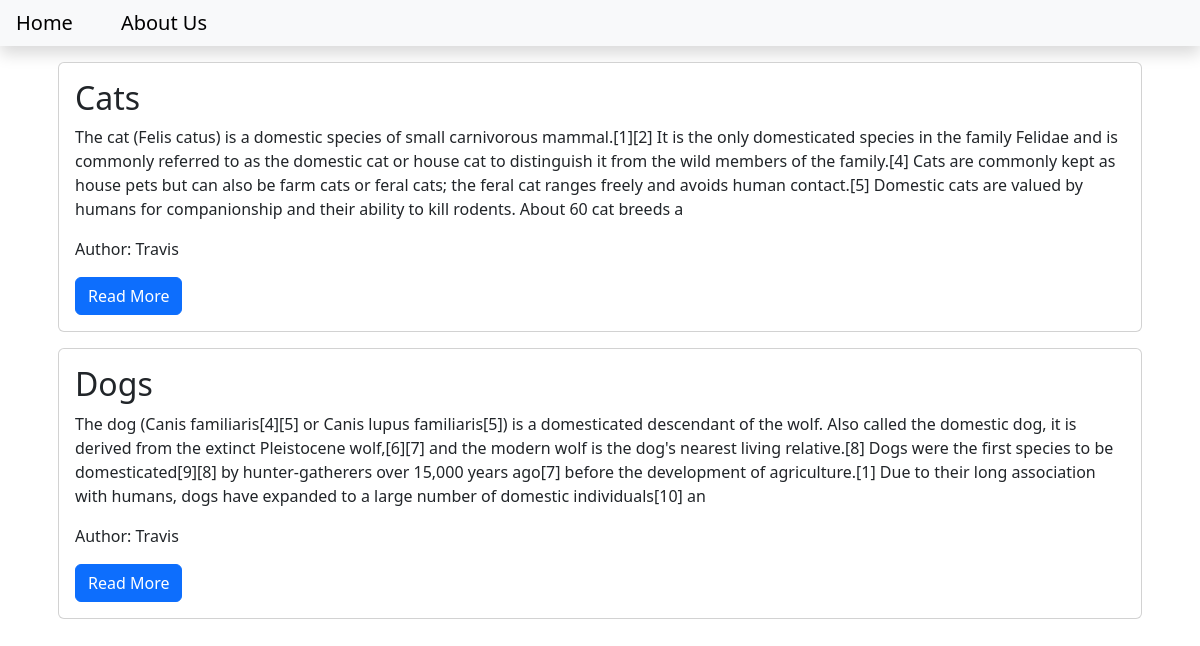
The page / on the database its author committed.
### blog/models.py (models this page shows, shortened)
class Post(models.Model):
    title = models.CharField(max_length=200)
    content = models.TextField()
    date_created = models.DateTimeField(auto_now_add=True)
    slug = models.SlugField(max_length=200, unique=True)
    author = models.ForeignKey(to=User, on_delete=models.CASCADE)
    status = models.IntegerField(choices=STATUS, default=0)

### blog/views.py (the view)
# urls.py: path('', views.PostList.as_view(), name='home')
class PostList(generic.ListView):
    queryset = Post.objects.filter(status=1).order_by('-date_created')
    template_name = 'index.html'

### templates/index.html
{% extends 'base.html' %}
{% block content %}
        <div class="container">
        {% for post in post_list %}
            <div class="card m-3">
                <div class="card-body">
                    <h2 class="card-title">
                        {{post.title}}
                    </h2>
                    <p class="card-text">
                        {{post.content | slice:"500"}}
                    </p>
                    <p class="card-text">
                        Author: {{post.author | title}}
                    </p>
                    <a class="btn btn-primary" href="{% url 'blog_view' post.slug %}">Read More</a>
                </div>
            </div>
        {% endfor %}
        </div>
{% endblock content %}

### templates/base.html (shortened to what this page needs)
<!DOCTYPE html>
<html lang="en">
    <head>
        <link href="https://cdn.jsdelivr.net/npm/bootstrap@5.3.0-alpha1/dist/css/bootstrap.min.css" rel="stylesheet">
    </head>
    <body>
        <nav class="navbar navbar-expand-lg navbar-light bg-light shadow mb-3" id="mainNav">
            <div class="collapse navbar-collapse" id="navbarResponsive">
                <ul class="navbar-nav ml-auto">
                    <li class="nav-item">
                        <a class="navbar-brand p-3" href="{% url 'home' %}">Home</a>
                    </li>
                    <li class="nav-item">
                        <a class="navbar-brand p-3" href="{% url 'about_view' %}">About Us</a>
                    </li>
                </ul>
            </div>
        </nav>
{% block content %}
{% endblock content %}
    </body>
</html>

### rows shown on the page
Post: title "Cats", content "The cat (Felis catus) is a domestic species of small carnivorous mammal.[1][2] It is the only domesticated species in the family Felidae and is commonly referred to as the domestic cat or house cat to distinguish it from the wild members of the family.[4] Cats are commonly kept as house pets but can also be farm cats or feral cats; the feral cat ranges freely and avoids human contact.[5] Domestic cats are valued by humans for companionship and their ability to kill rodents. About 60 cat breeds a", author "Travis"
Post: title "Dogs", content "The dog (Canis familiaris[4][5] or Canis lupus familiaris[5]) is a domesticated descendant of the wolf. Also called the domestic dog, it is derived from the extinct Pleistocene wolf,[6][7] and the modern wolf is the dog's nearest living relative.[8] Dogs were the first species to be domesticated[9][8] by hunter-gatherers over 15,000 years ago[7] before the development of agriculture.[1] Due to their long association with humans, dogs have expanded to a large number of domestic individuals[10] an", author "Travis"
